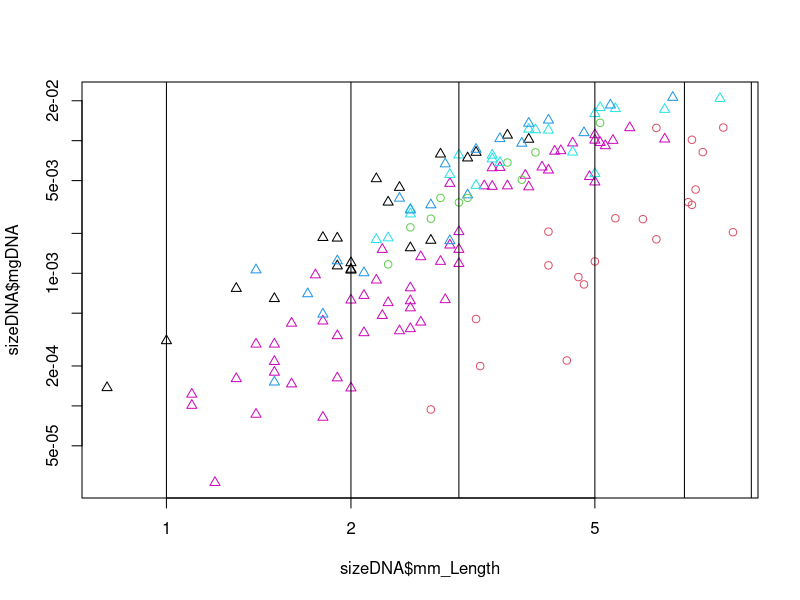

The R script that drew this image:
setwd('~/Dropbox/hawaiiDimensions/metabarcoding/size_classes')

cuts <- c(0, cumsum(round(1.2^(0:7))))

sizeDNA <- read.table('size_mass_dna.txt', sep = '\t', header=TRUE, as.is = TRUE)
head(sizeDNA)

plot(sizeDNA$mm_Length, sizeDNA$mgDNA, col = as.factor(sizeDNA$Family), 
     pch = as.numeric(as.factor(sizeDNA$Group)), log = 'xy')

abline(v = cuts)
